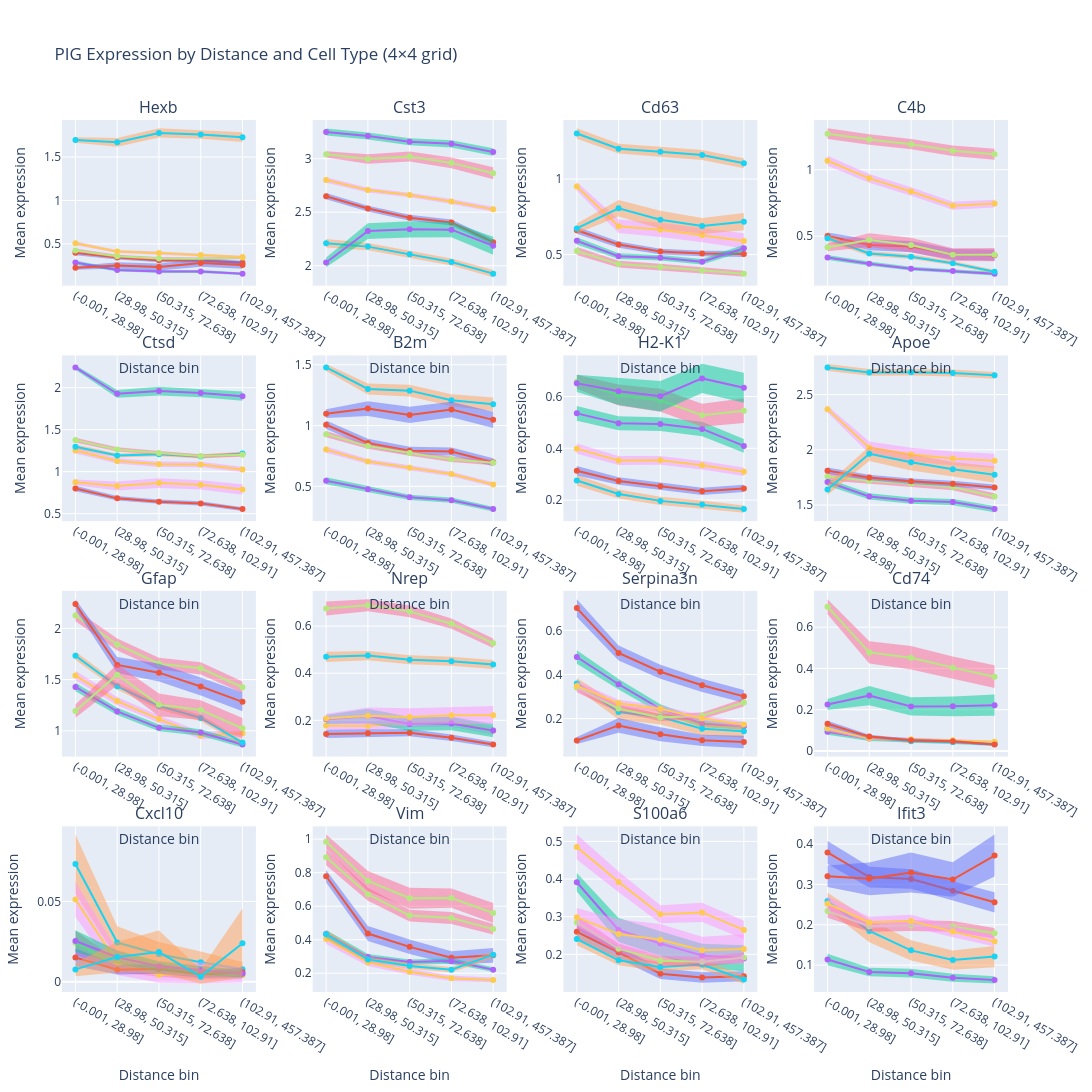

This figure's notebook cell:
### Markdown cell above
<a id="rq3_viz"></a>
#### 5.c.iii. Visualization of PIG expression by cell type and distance bin

##### Mathematical formulation
- For each gene g, broad type t, and distance bin b, let the set of cells be $I_{g,t,b}$ with size $n_{g,t,b}$ and log1p-normalized expression values $\{x_{ig}\}_{i\in I_{g,t,b}}$.
- The per-bin mean and standard error of the mean (SEM) are
  $$
  \bar x_{g,t,b} \,=\, \frac{1}{n_{g,t,b}}\sum_{i\in I_{g,t,b}} x_{ig},\qquad
  \mathrm{SEM}_{g,t,b} \,=\, \frac{s_{g,t,b}}{\sqrt{n_{g,t,b}}},\quad
  s_{g,t,b}^2 \,=\, \frac{1}{n_{g,t,b}-1}\sum_{i\in I_{g,t,b}} (x_{ig}-\bar x_{g,t,b})^2.
  $$
- The plotted confidence band uses a normal approximation (large n) to draw an approximate 95% CI as
  $$
  \bar x_{g,t,b} \,\pm\, 1.96\,\mathrm{SEM}_{g,t,b}.
  $$

##### Results and discussion
- Looking at the interactive plot in the following cell, we can confirm that Glia and Astrocyte Ependymal cells exhibit a higher transcript count of Apoe compared to Vascular Endothelial Pericyte cells.
- Further, Glutamatergic neurons show a much lower expression of Apoe in comparison.
- Further, the difference in expression (relative to the vascular cells) remains significant even after accounting for the 95% confidence interval.

### Code cell
interactive_comp_pig_regression_grid(agg, PIG_GENES, bin_order)
